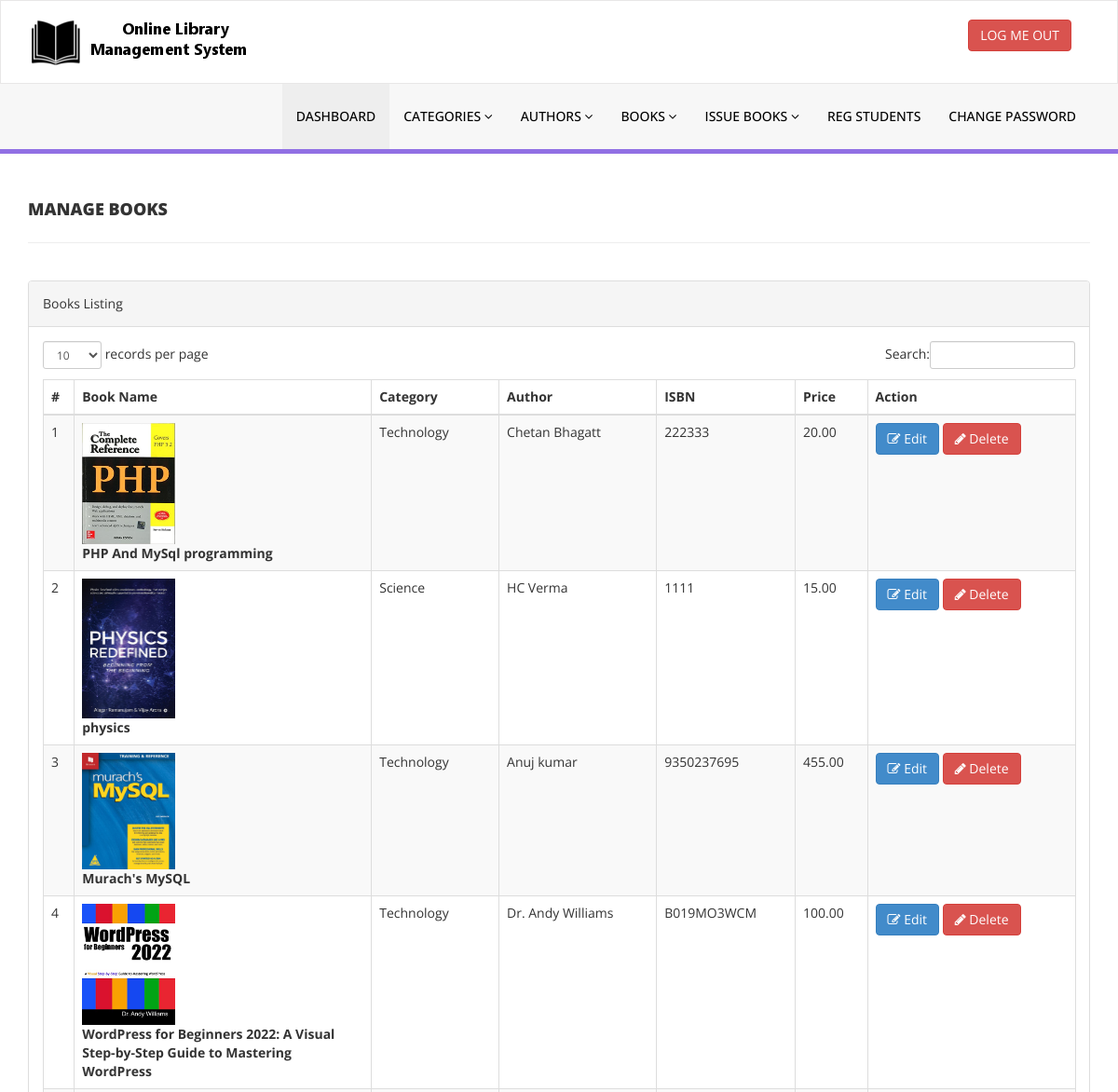
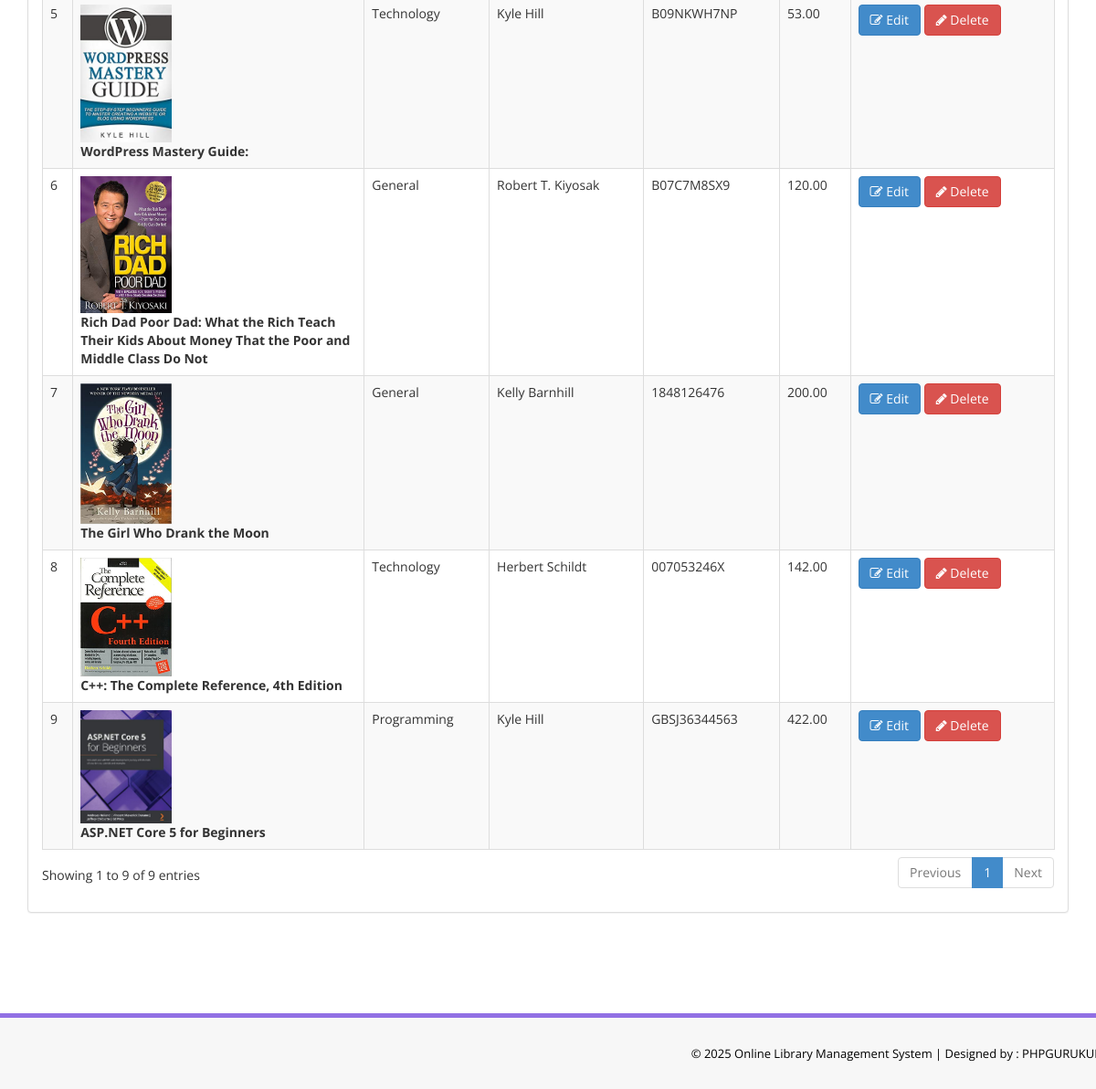
Page /library/admin/manage-books.php (signed in) on the committed database (2 pictures, top to bottom).
### tables this page shows
CREATE TABLE `tblbooks` (
  `id` int(11) NOT NULL,
  `BookName` varchar(255) DEFAULT NULL,
  `CatId` int(11) DEFAULT NULL,
  `AuthorId` int(11) DEFAULT NULL,
  `ISBNNumber` varchar(25) DEFAULT NULL,
  `BookPrice` decimal(10,2) DEFAULT NULL,
  `bookImage` varchar(250) NOT NULL,
  `isIssued` int(1) DEFAULT NULL,
  `RegDate` timestamp NULL DEFAULT current_timestamp(),
  `UpdationDate` timestamp NULL DEFAULT NULL ON UPDATE current_timestamp()
);

CREATE TABLE `tblcategory` (
  `id` int(11) NOT NULL,
  `CategoryName` varchar(150) DEFAULT NULL,
  `Status` int(1) DEFAULT NULL,
  `CreationDate` timestamp NULL DEFAULT current_timestamp(),
  `UpdationDate` timestamp NULL DEFAULT '0000-00-00 00:00:00' ON UPDATE current_timestamp()
);

CREATE TABLE `tblauthors` (
  `id` int(11) NOT NULL,
  `AuthorName` varchar(159) DEFAULT NULL,
  `creationDate` timestamp NULL DEFAULT current_timestamp(),
  `UpdationDate` timestamp NULL DEFAULT NULL ON UPDATE current_timestamp()
);

### library/admin/manage-books.php (the view, shortened to what this page needs)
<?php
include('includes/config.php');
if(strlen($_SESSION['alogin'])==0)
    {
header('location:index.php');
}
else{
    ?>
<!DOCTYPE html>
<html xmlns="http://www.w3.org/1999/xhtml">
<head>
    <link href="assets/css/bootstrap.css" rel="stylesheet" />
    <link href="assets/css/font-awesome.css" rel="stylesheet" />
    <link href="assets/js/dataTables/dataTables.bootstrap.css" rel="stylesheet" />
    <link href="assets/css/style.css" rel="stylesheet" />
</head>
<body>
<?php include('includes/header.php');?>
    <div class="content-wrapper">
         <div class="container">
        <div class="row pad-botm">
            <div class="col-md-12">
                <h4 class="header-line">Manage Books</h4>
    </div>
        </div>
            <div class="row">
                <div class="col-md-12">
                    <div class="panel panel-default">
                        <div class="panel-heading">
                           Books Listing
                        </div>
                        <div class="panel-body">
                            <div class="table-responsive">
                                <table class="table table-striped table-bordered table-hover" id="dataTables-example">
                                    <thead>
                                        <tr>
                                            <th>#</th>
                                            <th>Book Name</th>
                                            <th>Category</th>
                                            <th>Author</th>
                                            <th>ISBN</th>
                                            <th>Price</th>
                                            <th>Action</th>
                                        </tr>
                                    </thead>
                                    <tbody>
<?php $sql = "SELECT tblbooks.BookName,tblcategory.CategoryName,tblauthors.AuthorName,tblbooks.ISBNNumber,tblbooks.BookPrice,tblbooks.id as bookid,tblbooks.bookImage from  tblbooks join tblcategory on tblcategory.id=tblbooks.CatId join tblauthors on tblauthors.id=tblbooks.AuthorId";
$query = $dbh -> prepare($sql);
$query->execute();
$results=$query->fetchAll(PDO::FETCH_OBJ);
$cnt=1;
if($query->rowCount() > 0)
{
foreach($results as $result)
{               ?>
                                        <tr class="odd gradeX">
                                            <td class="center"><?php echo htmlentities($cnt);?></td>
                                            <td class="center" width="300">
<img src="bookimg/<?php echo htmlentities($result->bookImage);?>" width="100">
                                                <br /><b><?php echo htmlentities($result->BookName);?></b></td>
                                            <td class="center"><?php echo htmlentities($result->CategoryName);?></td>
                                            <td class="center"><?php echo htmlentities($result->AuthorName);?></td>
                                            <td class="center"><?php echo htmlentities($result->ISBNNumber);?></td>
                                            <td class="center"><?php echo htmlentities($result->BookPrice);?></td>
                                            <td class="center">
                                            <a href="edit-book.php?bookid=<?php echo htmlentities($result->bookid);?>"><button class="btn btn-primary"><i class="fa fa-edit "></i> Edit</button>
                                          <a href="manage-books.php?del=<?php echo htmlentities($result->bookid);?>" onclick="return confirm('Are you sure you want to delete?');"" >  <button class="btn btn-danger"><i class="fa fa-pencil"></i> Delete</button>
                                            </td>
                                        </tr>
 <?php $cnt=$cnt+1;}} ?>
                                    </tbody>
                                </table>
                            </div>
                        </div>
                    </div>
                </div>
            </div>
    </div>
    </div>
  <?php include('includes/footer.php');?>
</body>
</html>
<?php } ?>

### library/admin/includes/header.php (shortened to what this page needs)
<div class="navbar navbar-inverse set-radius-zero" >
        <div class="container">
            <div class="navbar-header">
                <a class="navbar-brand">
                    <img src="assets/img/logo.png" />
                </a>
            </div>
            <div class="right-div">
                <a href="logout.php" class="btn btn-danger pull-right">LOG ME OUT</a>
            </div>
        </div>
    </div>
    <section class="menu-section">
        <div class="container">
            <div class="row ">
                <div class="col-md-12">
                    <div class="navbar-collapse collapse ">
                        <ul id="menu-top" class="nav navbar-nav navbar-right">
                            <li><a href="dashboard.php" class="menu-top-active">DASHBOARD</a></li>
                            <li>
                                <a href="#" class="dropdown-toggle" id="ddlmenuItem" data-toggle="dropdown"> Categories <i class="fa fa-angle-down"></i></a>
                            </li>
                            <li>
                                <a href="#" class="dropdown-toggle" id="ddlmenuItem" data-toggle="dropdown"> Authors <i class="fa fa-angle-down"></i></a>
                            </li>
 <li>
                                <a href="#" class="dropdown-toggle" id="ddlmenuItem" data-toggle="dropdown"> Books <i class="fa fa-angle-down"></i></a>
                            </li>
                           <li>
                                <a href="#" class="dropdown-toggle" id="ddlmenuItem" data-toggle="dropdown"> Issue Books <i class="fa fa-angle-down"></i></a>
                            </li>
                             <li><a href="reg-students.php">Reg Students</a></li>
  <li><a href="change-password.php">Change Password</a></li>
                        </ul>
                    </div>
                </div>
            </div>
        </div>
    </section>

### library/admin/includes/footer.php
<section class="footer-section">
     <div class="container">
         <div class="row">
             <div class="col-md-12">
                &copy; <?php echo date('Y');?> Online Library Management System |<a href="https://phpgurukul.com/" target="_blank"  > Designed by : PHPGURUKUL</a>
             </div>
         </div>
     </div>
 </section>

### library/admin/assets/css/style.css (style rules this page uses)
.set-radius-zero { border-radius:0px; -moz-border-radius:0px; -webkit-border-radius:0px; }
.content-wrapper { margin-top: 40px; min-height:800px; padding-bottom:90px; }
.header-line { font-weight:900; padding-bottom:25px; border-bottom:1px solid #eeeeee; text-transform:uppercase; }
.pad-botm { padding-bottom:30px; }
.right-div { float: right; padding: 20px; }
#menu-top a { color:#000; text-decoration:none; font-weight:500; padding: 25px 15px 25px 15px; text-transform:uppercase; }
.menu-section { background-color: #f7f7f7; border-bottom:5px solid #9170E4; width:100% }
.menu-top-active { background-color:#eeeeee; }
.navbar-inverse { background-color: #FFF; border-color: rgba(155, 153, 153, 0.23); }
.navbar { min-height: 90px; margin-bottom: 0px; }
.footer-section { padding:25px 50px 25px 50px; color:#000; font-size:13px; background-color: #f7f7f7; text-align:right; border-top:5px solid #9170E4; }
.footer-section a, .footer-section a:hover { color:#000; }

### rows in the picture
tblbooks: bookImage (picture), BookName "PHP And MySql programming", tblcategory.CategoryName "Technology", AuthorId.AuthorName "Chetan Bhagatt", ISBNNumber "222333", BookPrice "20.00"
tblbooks: bookImage (picture), BookName "physics", tblcategory.CategoryName "Science", AuthorId.AuthorName "HC Verma", ISBNNumber "1111", BookPrice "15.00"
tblbooks: bookImage (picture), BookName "Murach's MySQL", tblcategory.CategoryName "Technology", AuthorId.AuthorName "Anuj kumar", ISBNNumber "9350237695", BookPrice "455.00"
tblbooks: bookImage (picture), BookName "WordPress for Beginners 2022: A Visual Step-by-Step Guide to Mastering WordPress", tblcategory.CategoryName "Technology", AuthorId.AuthorName "Dr. Andy Williams", ISBNNumber "B019MO3WCM", BookPrice "100.00"
tblbooks: bookImage (picture), BookName "WordPress Mastery Guide:", tblcategory.CategoryName "Technology", AuthorId.AuthorName "Kyle Hill", ISBNNumber "B09NKWH7NP", BookPrice "53.00"
tblbooks: bookImage (picture), BookName "Rich Dad Poor Dad: What the Rich Teach Their Kids About Money That the Poor and Middle Class Do Not", tblcategory.CategoryName "General", AuthorId.AuthorName "Robert T. Kiyosak", ISBNNumber "B07C7M8SX9", BookPrice "120.00"
tblbooks: bookImage (picture), BookName "The Girl Who Drank the Moon", tblcategory.CategoryName "General", AuthorId.AuthorName "Kelly Barnhill", ISBNNumber "1848126476", BookPrice "200.00"
tblbooks: bookImage (picture), BookName "C++: The Complete Reference, 4th Edition", tblcategory.CategoryName "Technology", AuthorId.AuthorName "Herbert Schildt", ISBNNumber "007053246X", BookPrice "142.00"
tblbooks: bookImage (picture), BookName "ASP.NET Core 5 for Beginners", tblcategory.CategoryName "Programming", AuthorId.AuthorName "Kyle Hill", ISBNNumber "GBSJ36344563", BookPrice "422.00"
